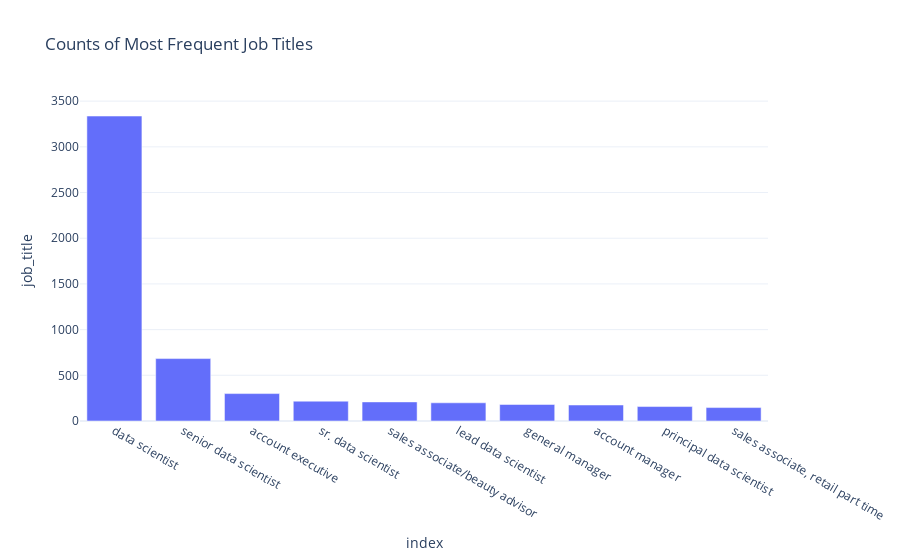

The notebook cell saved with this chart:
### Markdown cell above
### `job_title`

### Code cell
titles = pd.DataFrame(postings['job_title'].value_counts())[:10]
plots.plot_bar(data=titles, x=titles.index, y='job_title', title='Counts of Most Frequent Job Titles')

### Figure 1 — Plotly figure (JSON) as saved in the notebook; plotly's stock layout.template omitted (floating-point values rounded to 4 significant figures)
{"data": [{"alignmentgroup": "True", "hovertemplate": "index=%{x}<br>job_title=%{y}<extra></extra>", "legendgroup": "", "marker": {"color": "#636efa", "pattern": {"shape": ""}}, "name": "", "offsetgroup": "", "orientation": "v", "showlegend": false, "textposition": "auto", "type": "bar", "x": ["data scientist", "senior data scientist", "account executive", "sr. data scientist", "sales associate/beauty advisor", "lead data scientist", "general manager", "account manager", "principal data scientist", "sales associate, retail part time"], "xaxis": "x", "y": [3337, 683, 300, 217, 209, 199, 181, 175, 158, 147], "yaxis": "y"}], "layout": {"autosize": true, "barmode": "relative", "legend": {"tracegroupgap": 0}, "title": {"text": "Counts of Most Frequent Job Titles"}, "xaxis": {"anchor": "y", "autorange": true, "domain": [0, 1], "range": [-0.5, 9.5], "title": {"text": "index"}, "type": "category"}, "yaxis": {"anchor": "x", "autorange": true, "domain": [0, 1], "range": [0, 3513.0], "title": {"text": "job_title"}, "type": "linear"}}}
